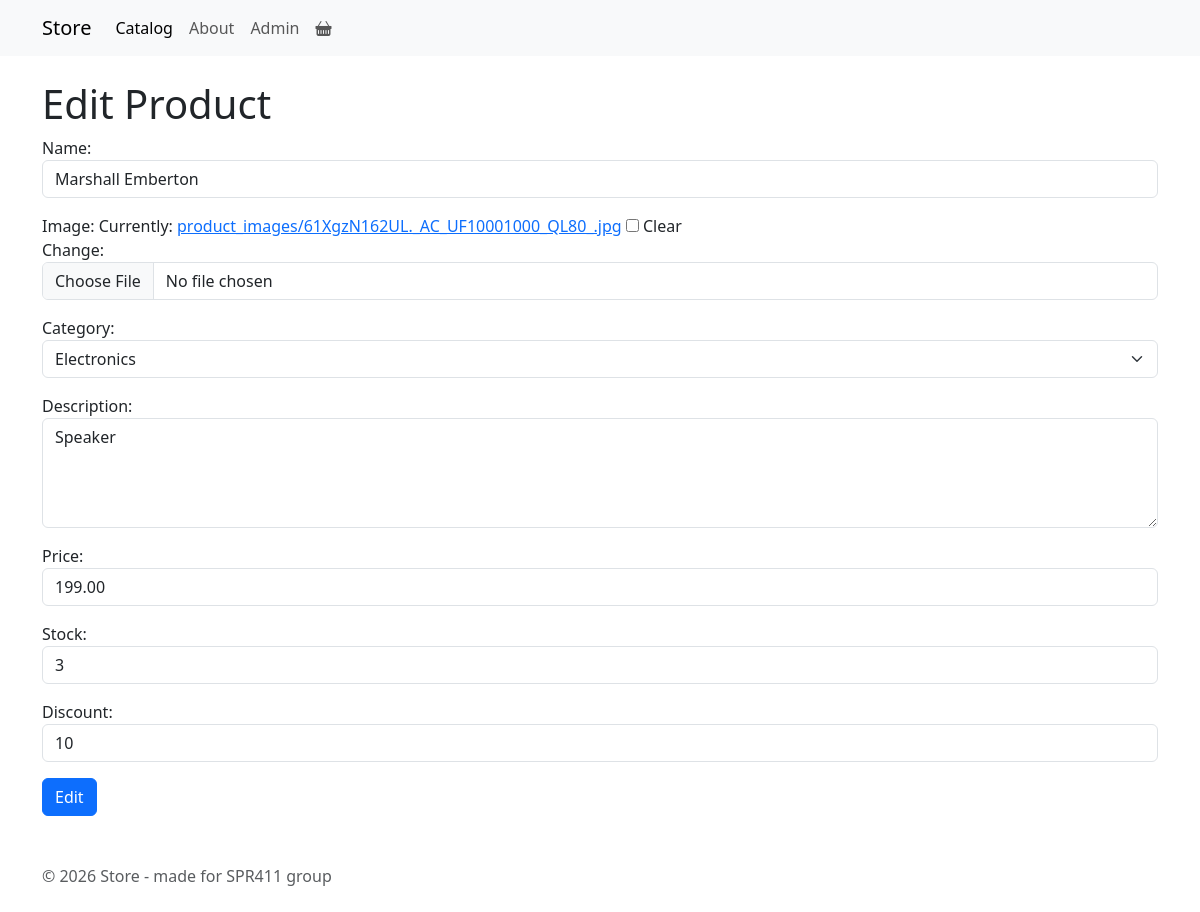
Before: /products/edit/19/ with the older database file.
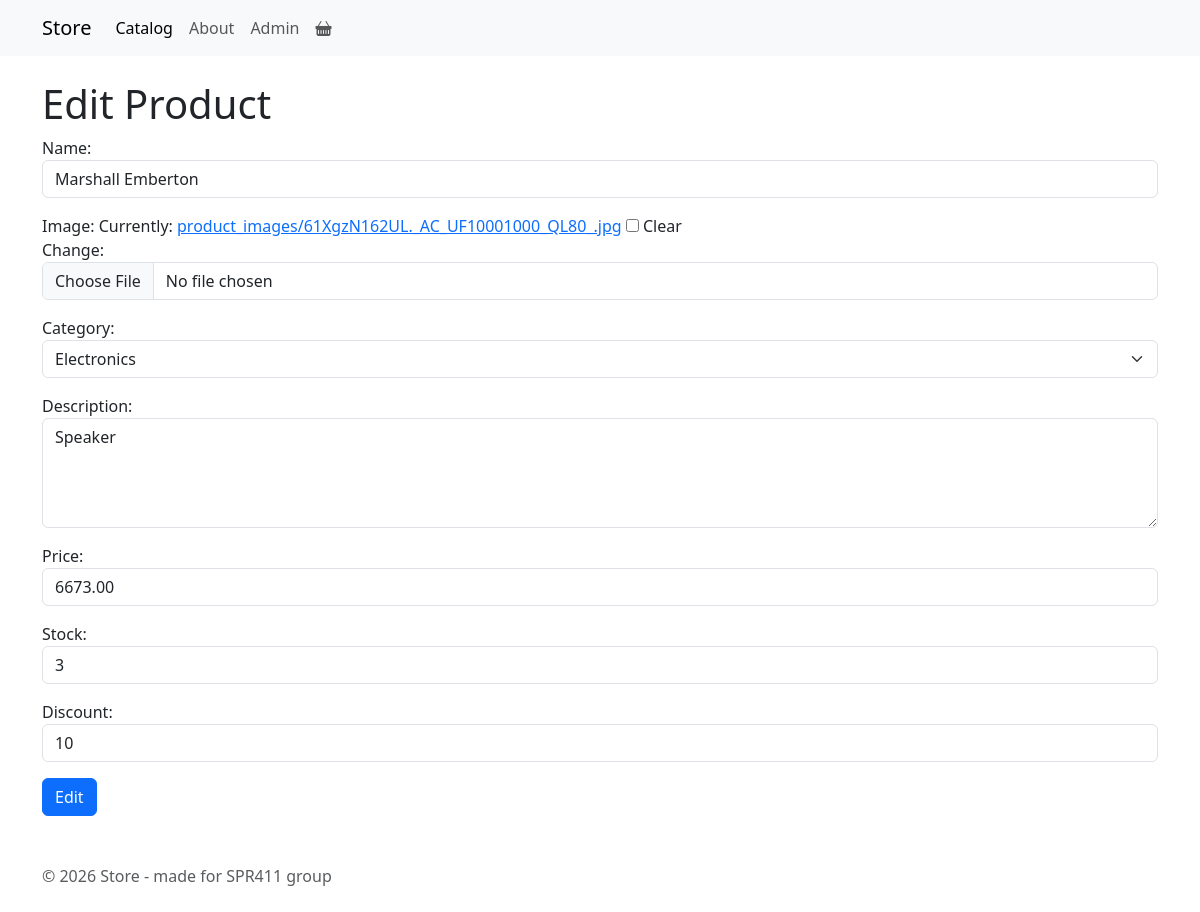
After: the same page with the newer database file.
### products_app/models.py (models this page shows, shortened)
class Product(models.Model):
    CATEGORY_CHOICES = [
        ('electronics', 'Electronics'),
        ('clothing', 'Clothing'),
        ('books', 'Books'),
        ('furniture', 'Furniture'),
        ('others', 'Others'),
    ]
    name = models.CharField(max_length=100)
    image = models.ImageField(upload_to='product_images/', null=True, blank=True)
    description = models.TextField(blank=True, null=True)
    price = models.DecimalField(max_digits=10, decimal_places=2)
    stock = models.IntegerField()
    category = models.CharField(max_length=50, choices=CATEGORY_CHOICES, default='others')
    discount = models.IntegerField(default=0)
    created_at = models.DateTimeField(auto_now_add=True)

### products_app/views.py (the view, shortened to what this page needs)
# urls.py: path('products/edit/<int:product_id>/', views.edit_product, name='edit_product'),
def edit_product(request, product_id, return_url=None):
    item = get_object_or_404(Product, id=product_id)
    form = product.ProductForm(instance=item)
    return render(request, 'products/edit.html', {'form': form})

### products_app/forms/product.py
class ProductForm(forms.ModelForm):
    class Meta:
        model = Product
        fields = ['name', 'image', 'category', 'description', 'price', 'stock', 'discount']
        widgets = {
            'name': forms.TextInput(attrs={'class': 'form-control', 'placeholder': 'Product name'}),
            'image': forms.ClearableFileInput(attrs={'class': 'form-control'}),
            'description': forms.Textarea(attrs={'class': 'form-control', 'rows': 4, 'placeholder': 'Description'}),
            'price': forms.NumberInput(attrs={'class': 'form-control', 'step': '0.01', 'placeholder': 'Price'}),
            'stock': forms.NumberInput(attrs={'class': 'form-control', 'placeholder': 'Stock quantity'}),
            'category': forms.Select(attrs={'class': 'form-select'}),
            'discount': forms.NumberInput(attrs={'class': 'form-control', 'placeholder': 'Discount %'}),
        }

### products_app/templates/products/edit.html
{% extends "layout.html" %}
{% block content %}
{% include "components/product_form.html" with form_title="Edit Product" action_title="Edit" %}
{% endblock %}

### products_app/templates/components/product_form.html (shortened to what this page needs)
<h1>{{ form_title }}</h1>
<form method="post" enctype="multipart/form-data">
  <div class="form-group">
    {% for field in form %}
    <div class="mb-3">
      {{ field.label_tag }} {{ field }}
    </div>
    {% endfor %}
  </div>
  <button type="submit" class="btn btn-primary">{{ action_title }}</button>
</form>

Changed rows visible on the page:
changed Product "Marshall Emberton": price "199.00" → "6673.00"
